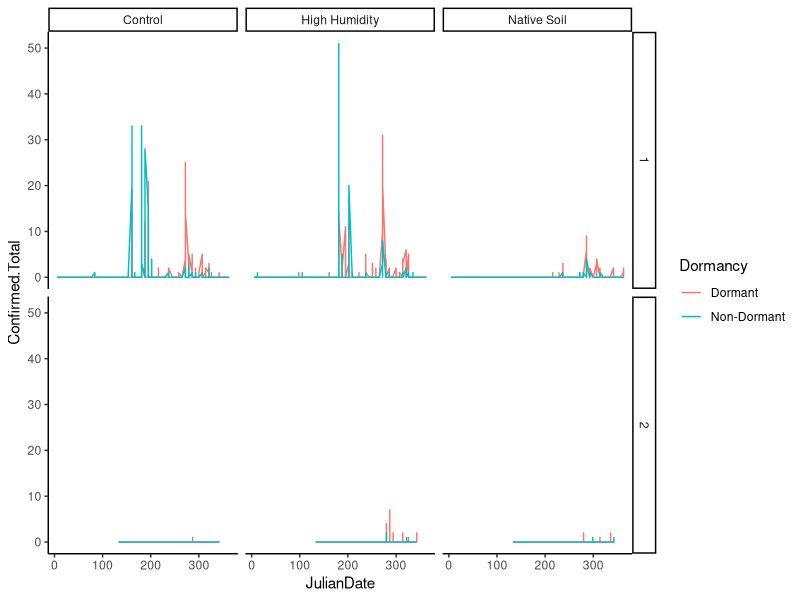
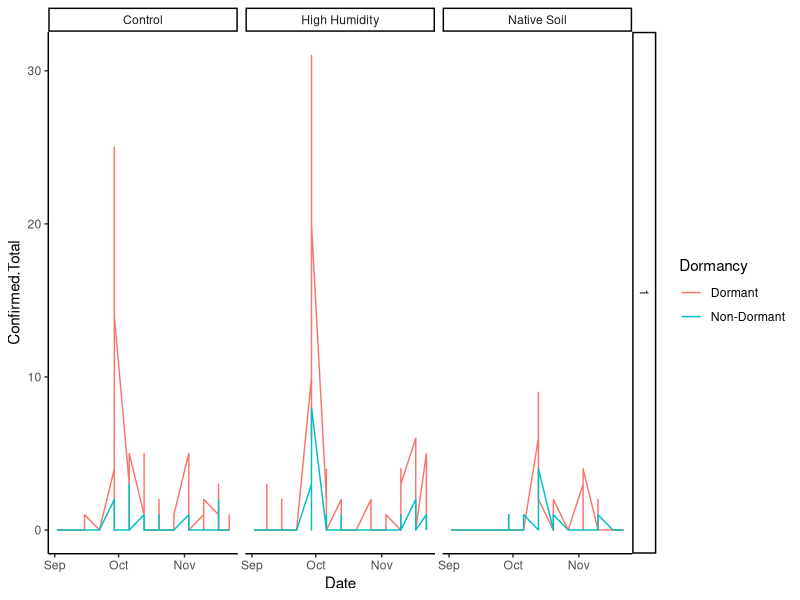
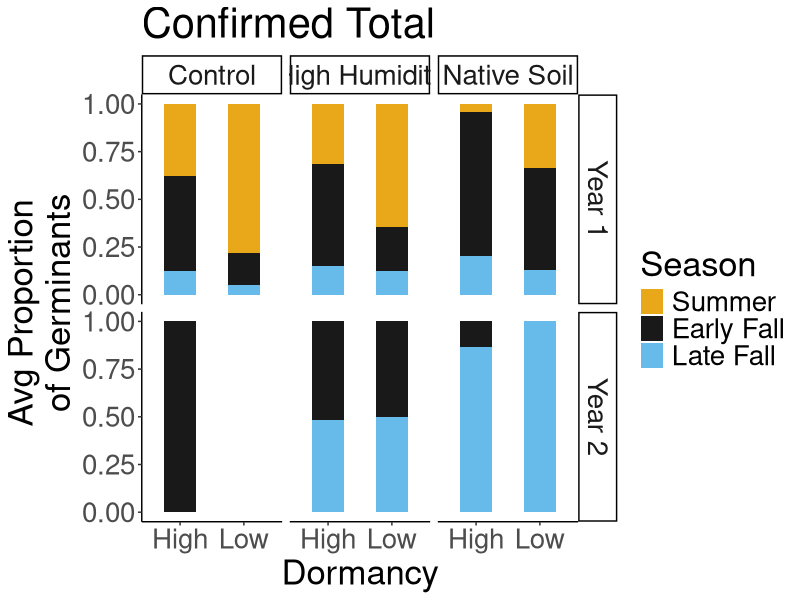
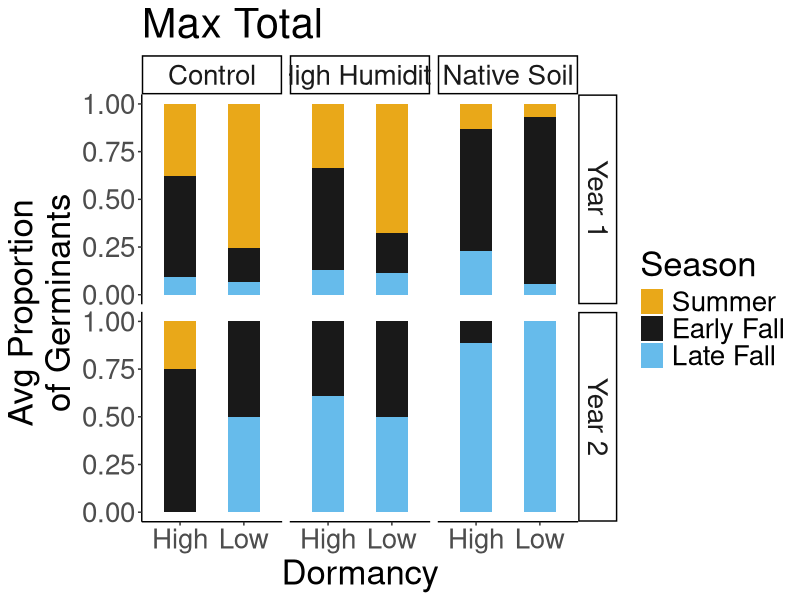
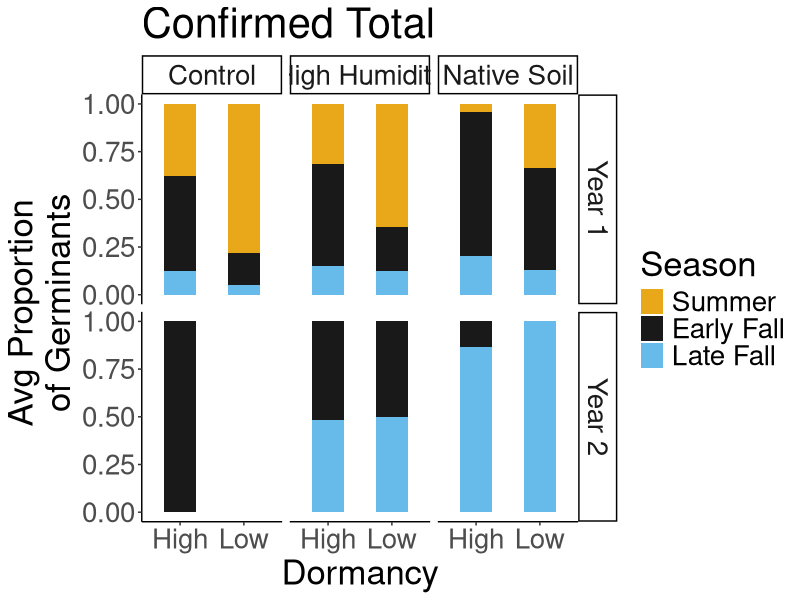
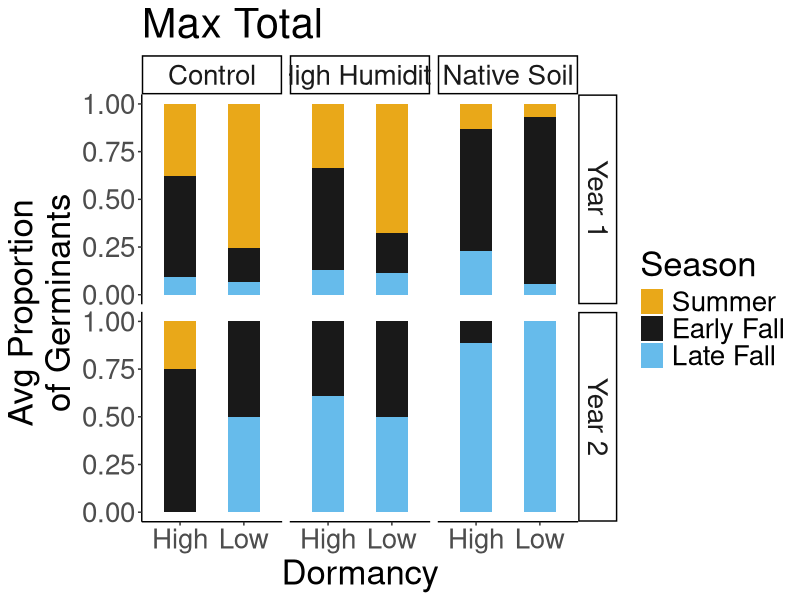

Write the R code that produced these figures, in order.
## ---- chunk 1
knitr::opts_chunk$set(echo = TRUE)
## ---- chunk 2
library(tidyverse)

cbbPalette2 <- c("#E69F00","#000000", "#56B4E9","#009E73", "#F0E442", "#0072B2", "#D55E00", "#CC79A7")

sem <- function(x, na.rm=FALSE) {           
  #for calculating standard error
  sd(x,na.rm=na.rm)/sqrt(length(na.omit(x)))
} 
## ---- chunk 3
allsbdata <- read_csv("../Raw.Data/AllSBData.csv") %>% 
  unite("Pot_ID", Col:EnvtTrt, remove = FALSE)
## ---- chunk 4
sb_sdls_by_date <- allsbdata %>% 
  mutate(Date=mdy(Date), JulianDate=yday(Date))
## ---- chunk 5
sb_sdls_total <- allsbdata %>% 
  group_by(Pot_ID, Year) %>% 
  summarise(Total_Conf=sum(Confirmed.Total, na.rm = TRUE), Total_Max=sum(Max.Total, na.rm = TRUE))

#0 germ in ND control year 2, 1 germ in D control year 2
## ---- chunk 6
sb_sdls_by_date %>% 
  #filter(Newsdls>0) %>% 
  #filter(Envt=="Control") %>% 
  #filter(Dormancy=="Non-Dormant") %>% 
  ggplot(aes(x=JulianDate, y=Confirmed.Total, group=Dormancy, color=Dormancy)) +
 # geom_point() +
  geom_line() + 
  theme_classic() +
  facet_grid(Year ~ EnvtTrt)

sb_sdls_by_date %>% 
  filter(Date>"2021-09-01", Date<"2021-12-01") %>% 
  ggplot(aes(x=Date, y=Confirmed.Total, group=Dormancy, color=Dormancy)) +
  geom_line() + 
  theme_classic() +
  facet_grid(Year ~ EnvtTrt)
## ---- chunk 7
add_seasons_SB <- sb_sdls_by_date %>% 
  mutate(Season=if_else(JulianDate >= 78 & JulianDate <= 264, "Summer", #includes Spring
                                if_else(JulianDate >= 265 & JulianDate <= 298, "Early Fall", 
                                       "Late Fall")))  #includes Winter
#dates based on calendar dates for seasons (not actual climate)

seasonal_wintspr_summary <- add_seasons_SB %>% 
  group_by(Pot_ID,Dormancy, EnvtTrt, Block, Year, Season) %>% 
  summarise(SumSeasonGerms_Conf=sum(Confirmed.Total, na.rm = TRUE),
            SumSeasonGerms_Max=sum(Max.Total, na.rm = TRUE))

#merge with total sdls
seasonal_wintspr_summary_with_total <- left_join(seasonal_wintspr_summary, sb_sdls_total) %>% 
  mutate(Year=str_replace(Year,"^", "Year ")) %>% 
  unite("Dorm_Envt", Dormancy:EnvtTrt, remove = FALSE)

seasonal_wintspr_props <- seasonal_wintspr_summary_with_total %>% 
  mutate(PropSeason_Conf=SumSeasonGerms_Conf/Total_Conf,
         PropSeason_Max=SumSeasonGerms_Max/Total_Max)

seasonal_wintspr_props_summary <- seasonal_wintspr_props %>% 
  group_by(Dorm_Envt,Dormancy, EnvtTrt, Year, Season) %>% 
  summarise(meanSeasonGerm_Conf=mean(PropSeason_Conf, na.rm = TRUE), semSeasonGerm_Conf=sem(PropSeason_Conf, na.rm=TRUE),
            meanSeasonGerm_Max=mean(PropSeason_Max, na.rm = TRUE), semSeasonGerm_Max=sem(PropSeason_Max, na.rm=TRUE))

seasonal_wintspr_props_summary$Season <- factor(seasonal_wintspr_props_summary$Season,
                                               levels = c('Summer','Early Fall', 'Late Fall','Winter_Spring')) 
seasonal_wintspr_props_summary %>% 
  mutate(Dormancy=str_replace(Dormancy, "Non-Dormant", "Low"),
         Dormancy=str_replace(Dormancy, "Dormant", "High")) %>% 
  ggplot(aes(x=Dormancy, y=meanSeasonGerm_Conf, fill=Season)) +
  geom_bar(stat = "identity", position = "fill", alpha=0.9, width=0.5) +
  theme_classic() +
  labs(y="Avg Proportion \n of Germinants", x="Dormancy", title="Confirmed Total") +
  theme(text=element_text(size=25)) +
  scale_fill_manual(values=cbbPalette2) +
  facet_grid(Year ~ EnvtTrt)
ggsave("../Figures/FigS6_SeasonalGerm_SBPots_Conf.png", width = 12, height = 8, units = "in")

seasonal_wintspr_props_summary %>% 
  mutate(Dormancy=str_replace(Dormancy, "Non-Dormant", "Low"),
         Dormancy=str_replace(Dormancy, "Dormant", "High")) %>% 
  ggplot(aes(x=Dormancy, y=meanSeasonGerm_Max, fill=Season)) +
  geom_bar(stat = "identity", position = "fill", alpha=0.9, width=0.5) +
  theme_classic() +
  labs(y="Avg Proportion \n of Germinants", x="Dormancy", title="Max Total") +
  theme(text=element_text(size=25)) +
  scale_fill_manual(values=cbbPalette2) +
  facet_grid(Year ~ EnvtTrt)
ggsave("../Figures/FigS6_SeasonalGerm_SBPots_Max.png", width = 12, height = 8, units = "in")
